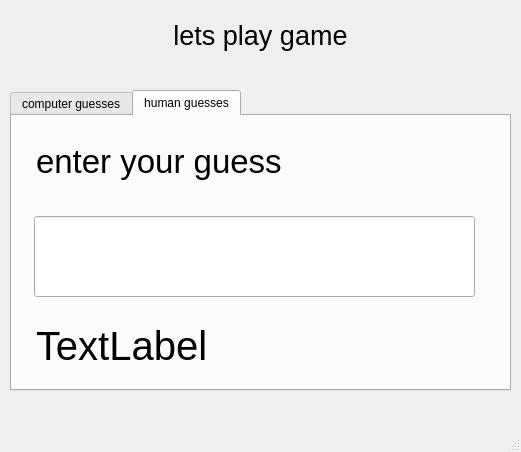
<?xml version="1.0" encoding="UTF-8"?>
<ui version="4.0">
 <class>MainWindow</class>
 <widget class="QMainWindow" name="MainWindow">
  <property name="geometry">
   <rect>
    <x>0</x>
    <y>0</y>
    <width>521</width>
    <height>452</height>
   </rect>
  </property>
  <property name="windowTitle">
   <string>MainWindow</string>
  </property>
  <widget class="QWidget" name="centralwidget">
   <widget class="QLabel" name="label">
    <property name="geometry">
     <rect>
      <x>10</x>
      <y>10</y>
      <width>501</width>
      <height>51</height>
     </rect>
    </property>
    <property name="font">
     <font>
      <pointsize>20</pointsize>
     </font>
    </property>
    <property name="text">
     <string>lets play game</string>
    </property>
    <property name="alignment">
     <set>Qt::AlignCenter</set>
    </property>
   </widget>
   <widget class="QTabWidget" name="computer_guesses_2">
    <property name="geometry">
     <rect>
      <x>10</x>
      <y>90</y>
      <width>501</width>
      <height>301</height>
     </rect>
    </property>
    <property name="sizePolicy">
     <sizepolicy hsizetype="Expanding" vsizetype="Expanding">
      <horstretch>0</horstretch>
      <verstretch>0</verstretch>
     </sizepolicy>
    </property>
    <property name="currentIndex">
     <number>1</number>
    </property>
    <widget class="QWidget" name="computer_guesses">
     <attribute name="title">
      <string>computer guesses</string>
     </attribute>
     <widget class="QLabel" name="result_board">
      <property name="geometry">
       <rect>
        <x>20</x>
        <y>20</y>
        <width>451</width>
        <height>151</height>
       </rect>
      </property>
      <property name="font">
       <font>
        <pointsize>80</pointsize>
       </font>
      </property>
      <property name="text">
       <string>50</string>
      </property>
      <property name="alignment">
       <set>Qt::AlignCenter</set>
      </property>
     </widget>
     <widget class="QPushButton" name="correct_btn">
      <property name="geometry">
       <rect>
        <x>340</x>
        <y>180</y>
        <width>131</width>
        <height>71</height>
       </rect>
      </property>
      <property name="palette">
       <palette>
        <active>
         <colorrole role="Button">
          <brush brushstyle="SolidPattern">
           <color alpha="255">
            <red>0</red>
            <green>85</green>
            <blue>0</blue>
           </color>
          </brush>
         </colorrole>
        </active>
        <inactive>
         <colorrole role="Button">
          <brush brushstyle="SolidPattern">
           <color alpha="255">
            <red>0</red>
            <green>85</green>
            <blue>0</blue>
           </color>
          </brush>
         </colorrole>
        </inactive>
        <disabled>
         <colorrole role="Button">
          <brush brushstyle="SolidPattern">
           <color alpha="255">
            <red>0</red>
            <green>85</green>
            <blue>0</blue>
           </color>
          </brush>
         </colorrole>
        </disabled>
       </palette>
      </property>
      <property name="font">
       <font>
        <pointsize>20</pointsize>
       </font>
      </property>
      <property name="autoFillBackground">
       <bool>false</bool>
      </property>
      <property name="text">
       <string>correct</string>
      </property>
     </widget>
     <widget class="QPushButton" name="lower_btn">
      <property name="geometry">
       <rect>
        <x>180</x>
        <y>180</y>
        <width>131</width>
        <height>71</height>
       </rect>
      </property>
      <property name="font">
       <font>
        <pointsize>20</pointsize>
       </font>
      </property>
      <property name="text">
       <string>lower</string>
      </property>
     </widget>
     <widget class="QPushButton" name="higher_btn">
      <property name="geometry">
       <rect>
        <x>20</x>
        <y>180</y>
        <width>131</width>
        <height>71</height>
       </rect>
      </property>
      <property name="font">
       <font>
        <pointsize>20</pointsize>
       </font>
      </property>
      <property name="text">
       <string>higher</string>
      </property>
     </widget>
    </widget>
    <widget class="QWidget" name="human_guesses">
     <attribute name="title">
      <string>human guesses</string>
     </attribute>
     <widget class="QLabel" name="label_2">
      <property name="geometry">
       <rect>
        <x>24</x>
        <y>20</y>
        <width>451</width>
        <height>51</height>
       </rect>
      </property>
      <property name="font">
       <font>
        <pointsize>25</pointsize>
       </font>
      </property>
      <property name="text">
       <string>enter your guess</string>
      </property>
     </widget>
     <widget class="QLabel" name="result_guess">
      <property name="geometry">
       <rect>
        <x>24</x>
        <y>199</y>
        <width>451</width>
        <height>61</height>
       </rect>
      </property>
      <property name="font">
       <font>
        <pointsize>30</pointsize>
       </font>
      </property>
      <property name="text">
       <string>TextLabel</string>
      </property>
     </widget>
     <widget class="QLineEdit" name="input">
      <property name="geometry">
       <rect>
        <x>22</x>
        <y>100</y>
        <width>441</width>
        <height>81</height>
       </rect>
      </property>
      <property name="font">
       <font>
        <pointsize>20</pointsize>
       </font>
      </property>
     </widget>
    </widget>
   </widget>
  </widget>
  <widget class="QMenuBar" name="menubar">
   <property name="geometry">
    <rect>
     <x>0</x>
     <y>0</y>
     <width>521</width>
     <height>26</height>
    </rect>
   </property>
  </widget>
  <widget class="QStatusBar" name="statusbar"/>
 </widget>
 <resources/>
 <connections>
  <connection>
   <sender>correct_btn</sender>
   <signal>clicked()</signal>
   <receiver>result_board</receiver>
   <slot>deleteLater()</slot>
   <hints>
    <hint type="sourcelabel">
     <x>417</x>
     <y>356</y>
    </hint>
    <hint type="destinationlabel">
     <x>257</x>
     <y>236</y>
    </hint>
   </hints>
  </connection>
  <connection>
   <sender>lower_btn</sender>
   <signal>clicked()</signal>
   <receiver>result_board</receiver>
   <slot>deleteLater()</slot>
   <hints>
    <hint type="sourcelabel">
     <x>257</x>
     <y>356</y>
    </hint>
    <hint type="destinationlabel">
     <x>257</x>
     <y>236</y>
    </hint>
   </hints>
  </connection>
  <connection>
   <sender>higher_btn</sender>
   <signal>clicked()</signal>
   <receiver>result_board</receiver>
   <slot>deleteLater()</slot>
   <hints>
    <hint type="sourcelabel">
     <x>97</x>
     <y>356</y>
    </hint>
    <hint type="destinationlabel">
     <x>257</x>
     <y>236</y>
    </hint>
   </hints>
  </connection>
  <connection>
   <sender>input</sender>
   <signal>editingFinished()</signal>
   <receiver>result_guess</receiver>
   <slot>deleteLater()</slot>
   <hints>
    <hint type="sourcelabel">
     <x>254</x>
     <y>281</y>
    </hint>
    <hint type="destinationlabel">
     <x>261</x>
     <y>370</y>
    </hint>
   </hints>
  </connection>
 </connections>
</ui>
